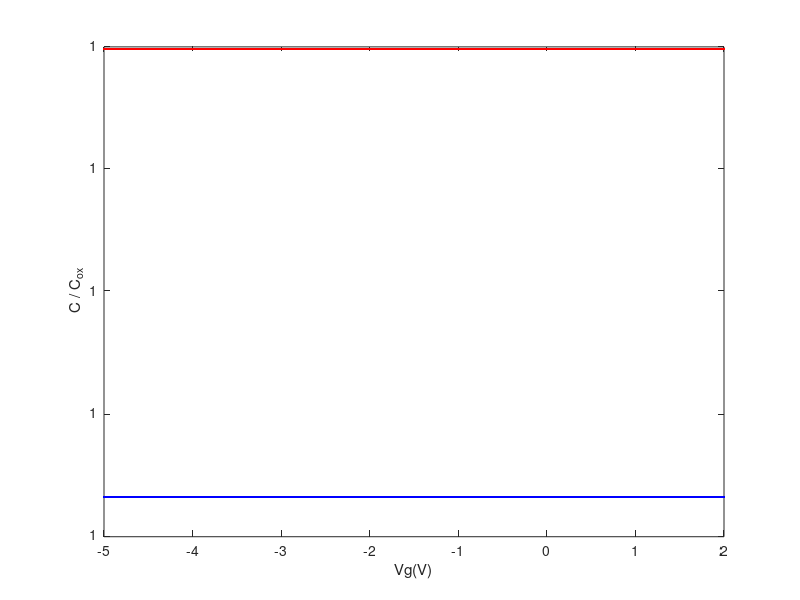

This figure's MATLAB source:
clear all
q = 1.6e-19;
Qeff = 2e11;
dox = input('dox(cm) = ');
Na = 1e14;
ni = 1.5e10;
KT = 0.0259;
eps0 = 8.85e-14;
Dit = 2.5e11;


eps_sio2 =  3.9 * eps0;
eps_si = 11.9 * eps0;
Cox = eps_sio2 / dox;
phi_B = -KT * log(Na / ni);
phi_ms = 4.1 - (4.15 + 1.12 / 2 + KT * log(Na / ni));
lambda_i = (eps_si * KT / (2 * q * ni))^0.5;
ub = phi_B / KT;


for VG = -5:0.01:2;
    %% CLF
    us = @(psi_s)  (psi_s + phi_B)/KT;
    % Qit
    Qit = @(psi_s) - (psi_s + phi_B) * Dit;
    % Qs
    Qs= @(psi_s) eps_si * sign(ub - us(psi_s)) .* (2^0.5) * KT /  lambda_i .* ((ub - us(psi_s)) * sinh(ub) - (cosh(ub) - cosh(us(psi_s)))).^0.5;
    % phi_s (帶入phi_s後算出其他參數再用Vg公式使其檢調 Vg後 = 0 反向得出當下phi_s)
    psi_s= fzero( @(psi_s) phi_ms - Qeff * q / Cox - Qit(psi_s) * q / Cox - Qs(psi_s) / Cox + psi_s - VG, 0 );
    % Cs
    Cs = - sign(ub - us(psi_s)) * (eps_si / lambda_i) .* (sinh(us(psi_s)) - sinh(ub)) ./ ((2 ^ 0.5) * ((ub - us(psi_s)) * sinh(ub) - (cosh(ub) - cosh(us(psi_s))))).^0.5;
    % Cit
    Cit = q * Dit;
    % CLF
    CLF = (1 / Cox + 1 / (Cit + Cs)) .^-1;
    % CLF ratio
    CLF_over_Cox = CLF / Cox;

    figure = plot(VG, CLF_over_Cox, 'r.');
    xlabel('Vg(V)');  
    ylabel('C / C_{ox}') 
    hold on 

    %% CHF
    if psi_s < abs(phi_B)
        
        % CHF
        CHF = (Cox * Cs) / (Cox + Cs);
        % CHF ratio
        CHF_over_Cox = CHF / Cox;
        figure = plot(VG, CHF_over_Cox, 'b.');
        xlabel('Vg(V)');  
        ylabel('C / C_{ox}') 
        hold on 

    else

        Wd = (2 *  psi_s * eps_si / (q * Na)) .^ 0.5;
        Cd = eps_si / Wd;
        CHF = (Cox * Cd) / (Cox + Cd);
        CHF_over_Cox = CHF / Cox;
        figure = plot(VG, CHF_over_Cox, 'b.');
        xlabel('Vg(V)');  
        ylabel('C / C_{ox}') 
        hold on 

   
    
    hold on 
    end
end
